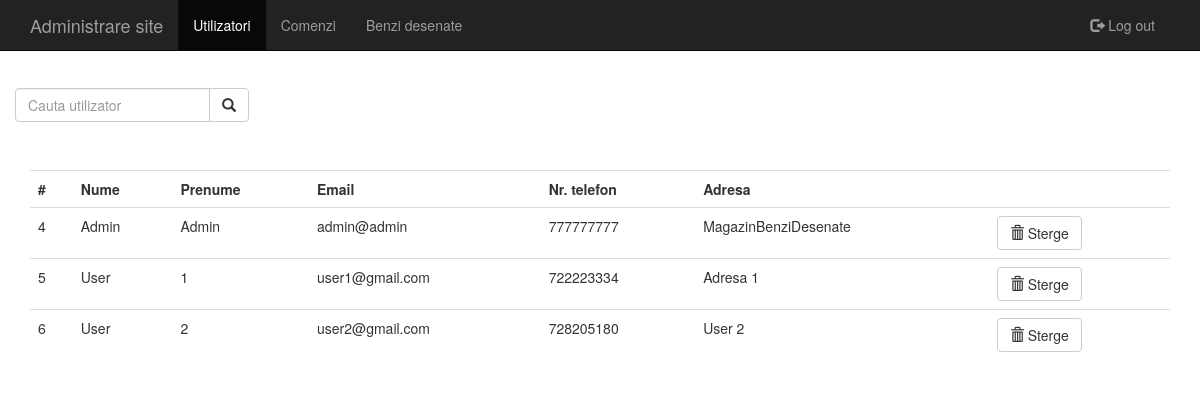
The page /users.php on the database its author committed.
### tables this page shows
CREATE TABLE `users` (
  `id_user` int(11) NOT NULL,
  `email` varchar(55) NOT NULL,
  `password` varchar(55) NOT NULL,
  `nume` varchar(55) NOT NULL,
  `prenume` varchar(55) NOT NULL,
  `nr_telefon` int(10) NOT NULL,
  `address` varchar(55) NOT NULL
);

### users.php (the view, shortened to what this page needs)
<!DOCTYPE html>
<html>
	<head>
		<link href="css/bootstrap.min.css" rel="stylesheet">
	</head>
	<body>
	<div class="row">
	<nav class ="navbar navbar-inverse navbar-fixed-top">
		<div class="container-fluid">
			<div class="col-md-10">
				<div class="navbar-header">
					<a class="navbar-brand" href="admin.php">Administrare site</a>
				</div>
				<ul class="nav navbar-nav">
					<li class="active"><a href="users.php">Utilizatori</a></li>
					<li><a href="comenzi.php">Comenzi</a></li>
					<li><a href="banda_desenata.php">Benzi desenate</a></li>
				</ul>
			</div>
			<div class="col-md-2">
				<div class="navbar-header pull-right">
					<ul class="nav navbar-nav pull-right">
						<li class="pull-right"><a class="nav navbar-nav" href="logout.php">
						<span class="glyphicon glyphicon-log-out"></span> Log out</a></li>
					</ul>
				</div>
			</div>
		</div>
	</nav>
	</div>
	<br></br>
	<br></br>
	<div class="row container">
		<form class="navbar-form" action="users.php" method="POST">
				<div class="input-group">
					<input type="text" class="form-control" placeholder="Cauta utilizator" name="user" required="required">
					<div class="input-group-btn">
						<button type="submit" class="btn btn-default">
							<i class="glyphicon glyphicon-search"></i>
						</button>
					</div>
				</div>
		</form>
	</div>
	<br></br>
	</body>
</html>
<?php
	$link = mysqli_connect("localhost", "root");
	mysqli_select_db($link, "database") or die("Cannot connect to database!");
	if($_SERVER['REQUEST_METHOD'] == "POST")
	{
		$user_searched = mysqli_real_escape_string($link, $_POST['user']);
		$query = mysqli_query($link, "SELECT * FROM users WHERE nume REGEXP '^$user_searched.*'");
		$exists = mysqli_num_rows($query);
		if($exists > 0)
		{
			Print "<div class='container'>
						<table class='table'>
							<tr>
								<th>#</th>
								<th>Nume</th>
								<th>Prenume</th>
								<th>Email</th>
								<th>Nr. telefon</th>
								<th>Adresa</th>
								<th></th>
							</tr>";
			while($row = mysqli_fetch_array($query, MYSQLI_ASSOC))
			{
					Print "<tr>";
					Print '<td>' . $row['id_user'] . '</td>';
					Print '<td>' . $row['nume'] . '</td>';
					Print '<td>' . $row['prenume'] . '</td>';
					Print '<td>' . $row['email'] . '</td>';
					Print '<td>' . $row['nr_telefon'] . '</td>';
					Print '<td>' . $row['address'] . '</td>';
					Print '<td>
								<a href="#" onclick="delete_user('.$row['id_user'].')" class="btn btn-default">
								<span class="glyphicon glyphicon-trash"></span> Sterge</a>
						   </td>';
				Print "</tr>";
			}
			Print "</table>
				</div>
			<br></br>";
		}
		else
		{
			Print "<div class='row'>
						<div class='col-md-1'></div>
						<div class='col-md-11'>
							<p class='nav nav-tab'>No users with name $user_searched found.</p>
						</div>
				   </div>";
		}
	}
	else
	{
		Print "<div class='container'>
					<table class='table'>
					<tr>
						<th>#</th>
						<th>Nume</th>
						<th>Prenume</th>
						<th>Email</th>
						<th>Nr. telefon</th>
						<th>Adresa</th>
						<th></th>
					</tr>";
			$query = mysqli_query($link, "SELECT * FROM users");
			while($row = mysqli_fetch_array($query, MYSQLI_ASSOC))
			{
				Print "<tr>";
					Print '<td>' . $row['id_user'] . '</td>';
					Print '<td>' . $row['nume'] . '</td>';
					Print '<td>' . $row['prenume'] . '</td>';
					Print '<td>' . $row['email'] . '</td>';
					Print '<td>' . $row['nr_telefon'] . '</td>';
					Print '<td>' . $row['address'] . '</td>';
					Print '<td>
								<a href="#" onclick="delete_user('.$row['id_user'].')" class="btn btn-default">
								<span class="glyphicon glyphicon-trash"></span> Sterge</a>
						   </td>';
				Print "</tr>";
			}
		Print "</table>
			</div>
		<br></br>";
	}
?>

### rows shown on the page
users: id_user "4", nume "Admin", prenume "Admin", email "admin@admin", nr_telefon "777777777", address "MagazinBenziDesenate"
users: id_user "5", nume "User", prenume "1", email "user1@gmail.com", nr_telefon "722223334", address "Adresa 1"
users: id_user "6", nume "User", prenume "2", email "user2@gmail.com", nr_telefon "728205180", address "User 2"
